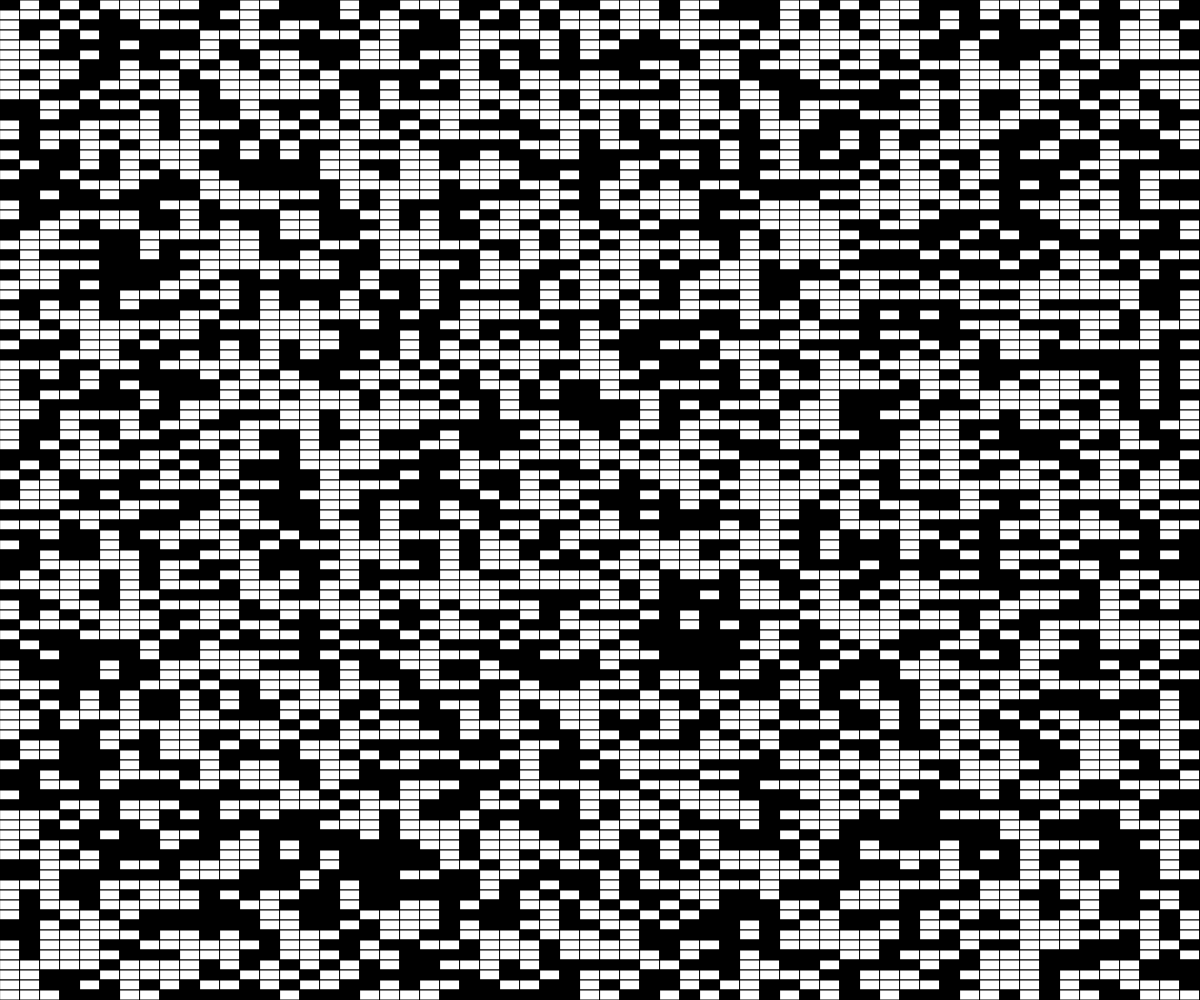
Frame 1 (no input)
Frame 60 (no input): identical to frame 1, image omitted
Frame 120 (the mouse pressed at the canvas centre since frame 60): identical to frame 1, image omitted

The p5.js sketch that drew this single still picture (run headless with seeded random() and noise() and a simulated clock; from frame 60 on, the mouse is pressed at the canvas centre):

// p5.js sketch
// ── sketch.js
// Rectangle Grid
// Labeeb Farooqi
// Oct 28, 2024

const CELL_SIZE = 10;
let grid;
let rows;
let cols;

function setup() {
  createCanvas(windowWidth, windowHeight);
  cols = Math.floor(width/CELL_SIZE);
  rows = Math.floor(height/CELL_SIZE);
  grid = generateRandomGrid(cols, rows);

}

function draw() {
  background(220);
  displayGrid();
}

function displayGrid() {
  for (let y = 0; y < rows; y++) {
    for (let x = 0; x < cols; x++) {
      if (grid[y][x] === 1) {
        fill('black');
      }
      else {
        fill('white')
      }
      rect(x * CELL_SIZE*2, y * CELL_SIZE, CELL_SIZE * 2, CELL_SIZE);
    }
  }
}


function generateRandomGrid(cols, rows) {
  let newGrid = [];
  for (y = 0; y < cols; y++) {
    newGrid.push([]);
    for (x = 0; x < rows; x++) {
      if (random(100) < 50) {
        newGrid[y].push(0);
      }
      else {
        newGrid[y].push(1);
      }
    }
  }
  return newGrid;
}
